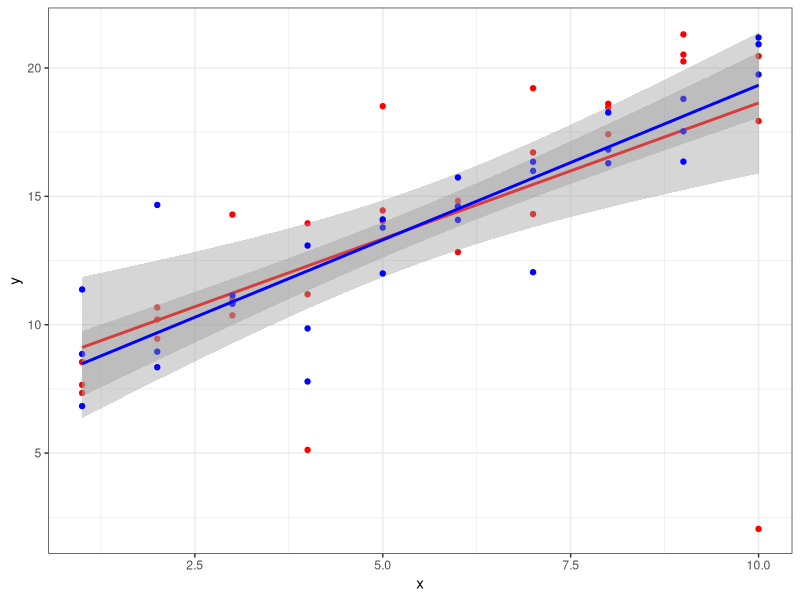
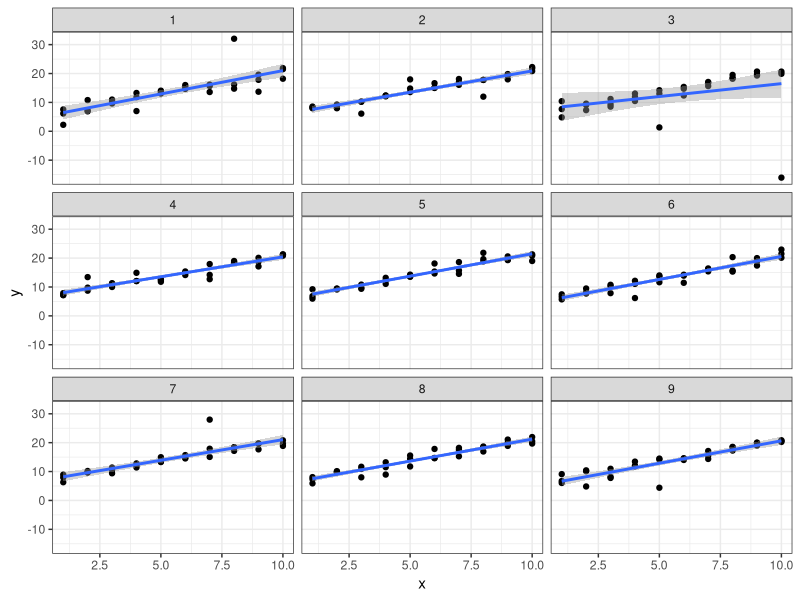
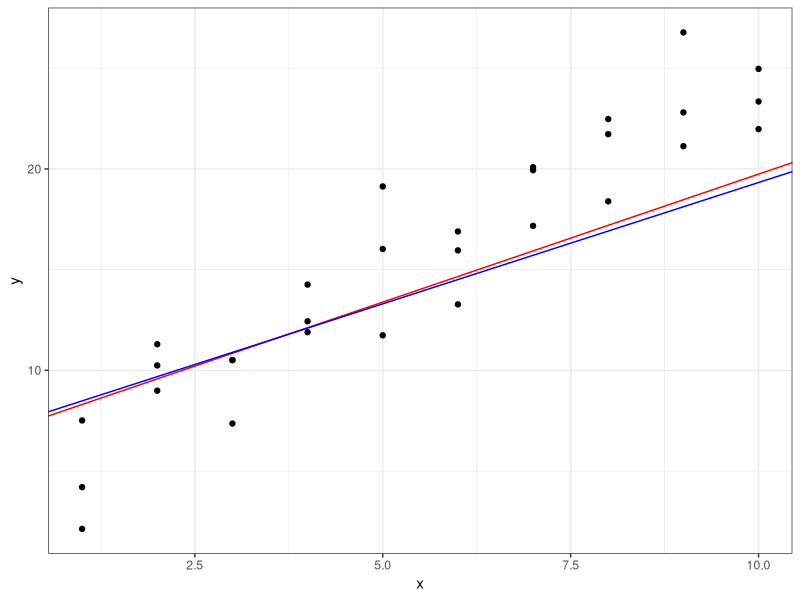
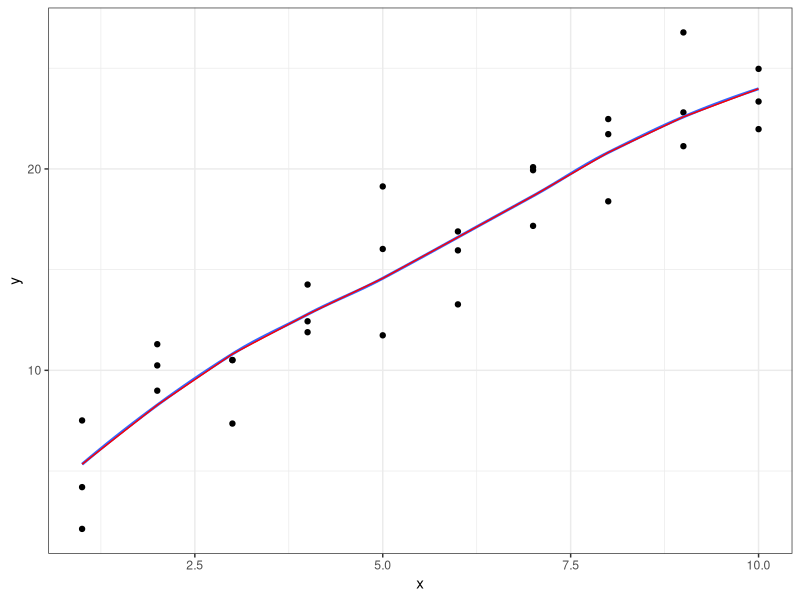
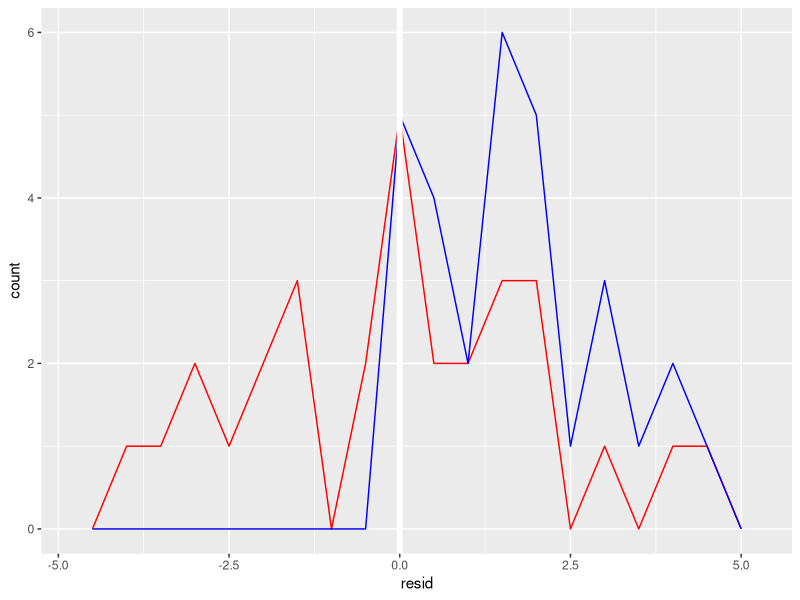
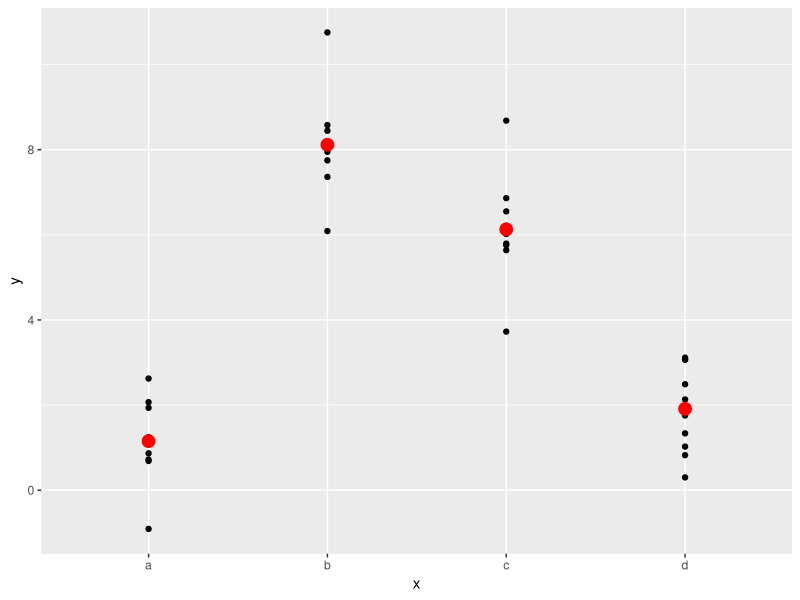
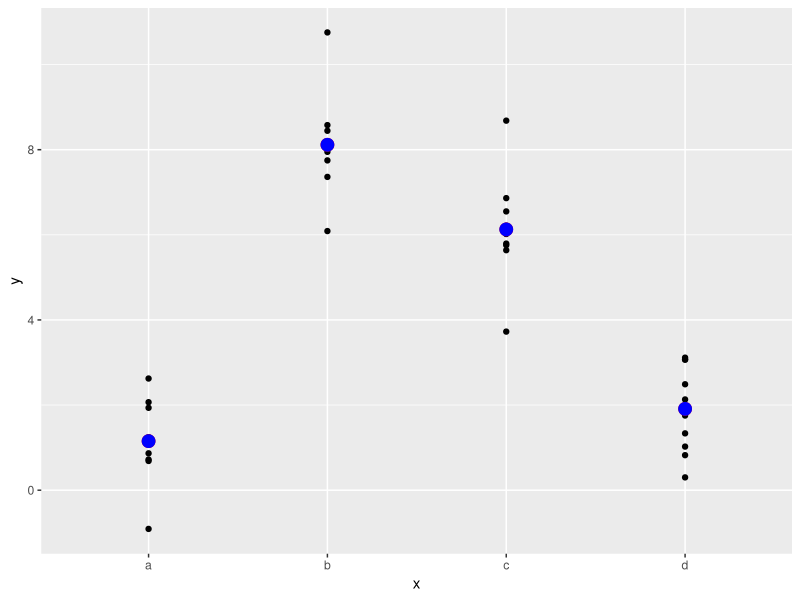
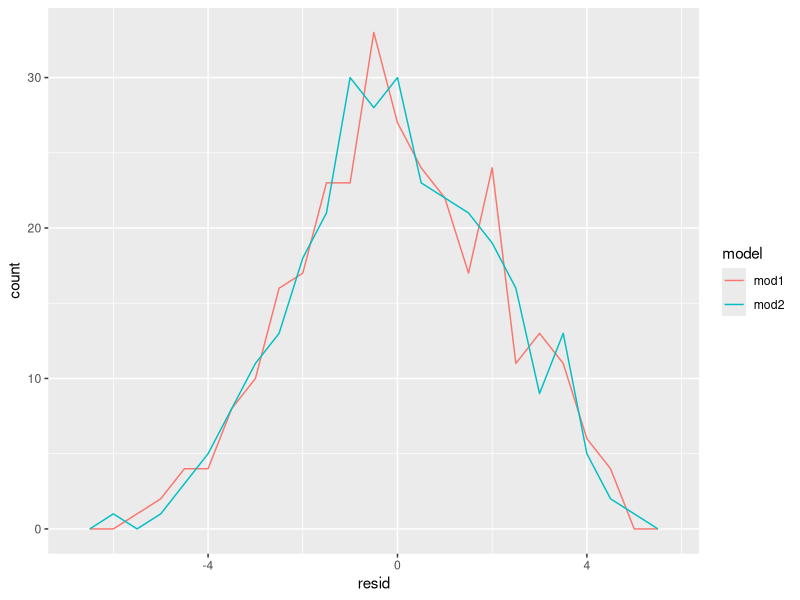

R code for these plots, in order:
## ---- chunk 1
knitr::opts_chunk$set(echo = TRUE)

# load library
library(tidyverse) # basic packages
library(magrittr) # pipes
library(purrr) # functional programming ie map
library(modelr) # for models
library(splines) # fit non linear models with natural spline

# options for modelr to warn if there are NAs in data
# default is to silently drop them
options(na.action = na.warn)

## ---- chunk 2

# given to simulate data
sim1a <- tibble(
  x = rep(1:10, each = 3),
  y = x * 1.5 + 6 + rt(length(x), df = 2)
)

# use a second simulate to compare
sim1b <- tibble(
  x = rep(1:10, each = 3),
  y = x * 1.5 + 6 + rt(length(x), df = 2)
)

# graph these simulated datasets
ggplot() +
  geom_point(aes(x,y), data = sim1a, color = "red") +
  geom_smooth(aes(x,y), data = sim1a, color = "red", method = lm) +
  geom_point(aes(x,y), data = sim1b, color = "blue") +
  geom_smooth(aes(x,y), data = sim1b, color = "blue", method = lm) +
  theme_bw()

# apply lm function
sim1a_mod <- lm(y ~ x, data = sim1a)
sim1b_mod <- lm(y ~ x, data = sim1b)

# display
coef(sim1a_mod)
coef(sim1b_mod)

# J Arnold used function with map to make multiple graphs from simulations to compare
# why not...

# make a function to make simulated data sets
simData <- function(i) {
    tibble(
    x = rep(1:10, each = 3),
    y = x * 1.5 + 6 + rt(length(x), df = 2),
    id = i
  )
}

# apply that function nine times
sims <- map_df(1:9, simData)

# graph results
ggplot(sims, aes(x,y)) +
  geom_point() +
  geom_smooth(method = "lm") +
  facet_wrap(~id) +
  theme_bw()
  
## ---- chunk 3

# given
model_ea <- function(a, data) {
  a[1] + data$x * a[2]
}

measure_distance2 <- function(mod, data) {
  diff <- data$y - model_ea(mod, data)
  mean(abs(diff))
}

measure_distance <- function(mod, data) {
  diff <- data$y - model_ea(mod, data)
  sqrt(mean(diff ^ 2))
}

## ---- chunk 4

# read help file
?optim

# with mean difference
optimMean <- optim(c(0,0), measure_distance2, data = sim1b)
optimMean

# compare to root mean squared deviation
optimRMSD <- optim(c(0,0), measure_distance, data = sim1b)
optimRMSD


# graph them both
ggplot(aes(x,y), data = sim1) +
  geom_point() +
  #geom_smooth(method = "lm", se = FALSE, color = "blue") +
  geom_abline(slope = optimMean$par[2], 
              intercept = optimMean$par[1], color = "red") +
  geom_abline(slope = optimRMSD$par[2], 
              intercept = optimRMSD$par[1], color = "blue") +
  theme_bw()

## ---- chunk 5

model1 <- function(a, data) {
  a[1] + data$x * a[2] + a[3]
}

## ---- chunk 6

# given
sim1_mod <- lm(y ~ x, data = sim1)

# model fitting with loess
sim1_mod_loess <- loess(y ~ x, data = sim1)

# generate grid & predictions
grid_loess <- sim1 %>%
  data_grid(x) %>%
  add_predictions(., sim1_mod_loess)

# graph
ggplot() +
  geom_point(aes(x,y), data = sim1) +
  geom_smooth(aes(x, y), method = "loess",  
              data = sim1, se = FALSE) +
  geom_line(aes(x, pred), data = grid_loess, 
            color = "red", se = FALSE) +
  theme_bw()
  

## ---- chunk 7

# try out spread predictions
sim1 %>%
  data_grid(x) %>%
  spread_predictions(sim1_mod, sim1_mod_loess)

# try out gather predictions
sim1 %>%
  data_grid(x) %>%
  gather_predictions(sim1_mod, sim1_mod_loess)

## ---- chunk 8
?geom_ref_line
## ---- chunk 9

# given
sim1_mod <- lm(y ~ x, data = sim1)

sim1 <- sim1 %>%
  add_residuals(sim1_mod) %>%
  
  # add column for absolute residuals
  mutate(absRes = abs(resid)) 

# graph both and compare
ggplot(sim1) +
  geom_freqpoly(aes(resid), binwidth = 0.5, color = "red") +
  geom_freqpoly(aes(absRes), binwidth = 0.5, color = "blue") +
  geom_ref_line(v = 0)


## ---- chunk 10
# given
mod2 <- lm(y ~ x, data = sim2)

grid <- sim2 %>% 
  data_grid(x) %>% 
  add_predictions(mod2)
grid

ggplot(sim2, aes(x)) + 
  geom_point(aes(y = y)) +
  geom_point(data = grid, aes(y = pred), colour = "red", size = 4)

#repeat without intercept
mod2b <- lm(y ~ x -1, data = sim2)

# look at what the model is using
model_matrix(sim2, mod2b)

# redo without intercept
gridb <- sim2 %>% 
  data_grid(x) %>% 
  add_predictions(mod2b)
gridb

ggplot(sim2, aes(x)) + 
  geom_point(aes(y = y)) +
  geom_point(data = grid, aes(y = pred), colour = "red", size = 4) +
  geom_point(data = gridb, aes(y = pred), colour = "blue", size = 4)

# JArnold's way
grid <- sim2 %>%
  data_grid(x) %>%
  spread_predictions(mod2, mod2b)
grid

## ---- chunk 11

# given
mod1 <- lm(y ~ x1 + x2, data = sim3)
mod2 <- lm(y ~ x1 * x2, data = sim3)
mod3 <- lm(y ~ x1 + x2, data = sim4)
mod4 <- lm(y ~ x1 * x2, data = sim4)

model_matrix(sim3, mod1)
model_matrix(sim3, mod2)
model_matrix(sim4, mod3)
model_matrix(sim4, mod4)

## ---- chunk 12

# given
mod1 <- lm(y ~ x1 + x2, data = sim3)
mod2 <- lm(y ~ x1 * x2, data = sim3)

# let us see what they make
model_matrix(sim3, mod1)
model_matrix(sim3, mod2)

# create a function for the first type
createMod1Fn <- function(df) {

df %>%
  mutate(`(Intercept)` = 1,
         x1 = x1,
         # don't use x2 = a since one level is for reference
         x2b = as.numeric(x2 == "b"),
         x2c = as.numeric(x2 == "c"),
         x2d = as.numeric(x2 == "d")) %>%
  select(`(Intercept)`, x1, x2b, x2c, x2d)
}

# test it
mod1_fromFn <- createMod1Fn(sim3)
mod1_fromFn

# create a function for the second type
createMod2Fn <- function(df) {

df %>%
  mutate(`(Intercept)` = 1,
         x1 = x1,
         # don't use x2 = a since one level is for reference
         x2b = as.numeric(x2 == "b"),
         x2c = as.numeric(x2 == "c"),
         x2d = as.numeric(x2 == "d"),
         `x1:x2b` = x1*x2b,
         `x1:x2c` = x1*x2c,
         `x1:x2d` = x1*x2d) %>%
  select(`(Intercept)`, x1, x2b, x2c, x2d, `x1:x2b`, `x1:x2c`, `x1:x2d`)
}
  
# test it
mod2_fromFn <- createMod2Fn(sim3)
mod2_fromFn

## ---- chunk 13

#given
mod1 <- lm(y ~ x1 + x2, data = sim4)
mod2 <- lm(y ~ x1 * x2, data = sim4)

# add residuals for each model to df grid
gridRes <- sim4 %>% 
  gather_residuals(mod1, mod2)

# graph residuals
ggplot(gridRes, aes(x = resid, group = model, color = model)) +
  geom_freqpoly(binwidth = 0.5)

# calculate total absolute residuals to see which model fits better
# JArnold says to check sd of the resid from the models
gridRes %>%
  group_by(model) %>%
  summarize(total = sum(abs(resid)),
            meanResid = mean(resid),
            sd = sd(resid))
# this shows that model 1 is slightly better according to absolute value
# the standard deviation is slightly better for model 2

# calculate AIC since I have seen that before
stats::AIC(mod1, mod2)


## ---- chunk 14
mod1 <- lm(y ~ x1 + x2, data = sim4)
mod2 <- lm(y ~ x1 * x2, data = sim4)

sim4_mods <- gather_residuals(sim4, mod1, mod2)

ggplot(sim4_mods, aes(x = resid, colour = model)) +
  geom_freqpoly(binwidth = 0.5) +
  geom_rug()

ggplot(sim4_mods, aes(x = abs(resid), colour = model)) +
  geom_freqpoly(binwidth = 0.5) +
  geom_rug()
